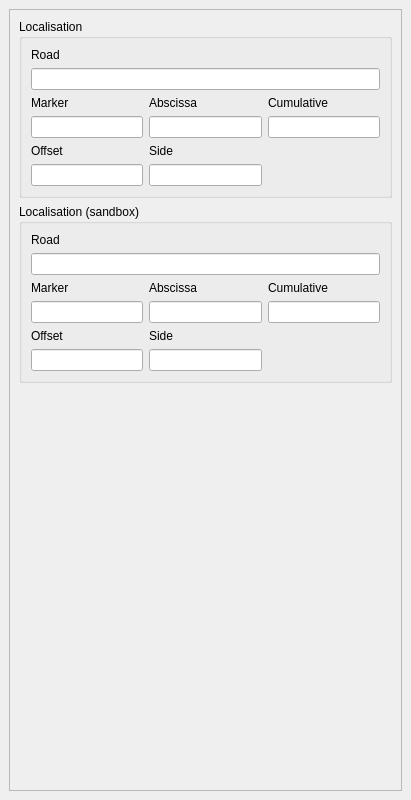
<?xml version="1.0" encoding="UTF-8"?>
<ui version="4.0">
 <class>ToolsDockWidgetBase</class>
 <widget class="QDockWidget" name="ToolsDockWidgetBase">
  <property name="geometry">
   <rect>
    <x>0</x>
    <y>0</y>
    <width>411</width>
    <height>800</height>
   </rect>
  </property>
  <property name="windowTitle">
   <string>RoadNetwork tools</string>
  </property>
  <widget class="QWidget" name="toolsDockWidgetContents">
   <layout class="QGridLayout" name="gridLayout">
    <item row="0" column="0">
     <widget class="QScrollArea" name="scrollArea">
      <property name="widgetResizable">
       <bool>true</bool>
      </property>
      <widget class="QWidget" name="scrollAreaWidgetContents">
       <property name="geometry">
        <rect>
         <x>0</x>
         <y>0</y>
         <width>391</width>
         <height>759</height>
        </rect>
       </property>
       <layout class="QVBoxLayout" name="verticalLayout">
        <item>
         <widget class="QGroupBox" name="groupbox_localisation">
          <property name="title">
           <string>Localisation</string>
          </property>
          <layout class="QVBoxLayout" name="verticalLayout_3">
           <item>
            <layout class="QGridLayout" name="grid_localisation">
             <item row="2" column="0" colspan="3">
              <widget class="QgsFilterLineEdit" name="road_code">
               <property name="qgisRelation" stdset="0">
                <string notr="true"/>
               </property>
              </widget>
             </item>
             <item row="1" column="0">
              <widget class="QLabel" name="road_code_label">
               <property name="text">
                <string>Road</string>
               </property>
              </widget>
             </item>
             <item row="3" column="0">
              <widget class="QLabel" name="marker_label">
               <property name="text">
                <string>Marker</string>
               </property>
              </widget>
             </item>
             <item row="4" column="0">
              <widget class="QgsFilterLineEdit" name="marker">
               <property name="qgisRelation" stdset="0">
                <string notr="true"/>
               </property>
              </widget>
             </item>
             <item row="3" column="1">
              <widget class="QLabel" name="abscissa_label">
               <property name="text">
                <string>Abscissa</string>
               </property>
              </widget>
             </item>
             <item row="4" column="1">
              <widget class="QgsFilterLineEdit" name="abscissa">
               <property name="qgisRelation" stdset="0">
                <string notr="true"/>
               </property>
              </widget>
             </item>
             <item row="3" column="2">
              <widget class="QLabel" name="cumulative_label">
               <property name="text">
                <string>Cumulative</string>
               </property>
              </widget>
             </item>
             <item row="4" column="2">
              <widget class="QgsFilterLineEdit" name="cumulative">
               <property name="qgisRelation" stdset="0">
                <string notr="true"/>
               </property>
              </widget>
             </item>
             <item row="5" column="0">
              <widget class="QLabel" name="offset_label">
               <property name="text">
                <string>Offset</string>
               </property>
              </widget>
             </item>
             <item row="6" column="0">
              <widget class="QgsFilterLineEdit" name="offset">
               <property name="qgisRelation" stdset="0">
                <string notr="true"/>
               </property>
              </widget>
             </item>
             <item row="5" column="1">
              <widget class="QLabel" name="side_label">
               <property name="text">
                <string>Side</string>
               </property>
              </widget>
             </item>
             <item row="6" column="1">
              <widget class="QgsFilterLineEdit" name="side">
               <property name="qgisRelation" stdset="0">
                <string notr="true"/>
               </property>
              </widget>
             </item>
            </layout>
           </item>
          </layout>
         </widget>
        </item>
        <item>
         <widget class="QgsCollapsibleGroupBox" name="groupbox_localisation_sandbox">
          <property name="title">
           <string>Localisation (sandbox)</string>
          </property>
          <layout class="QVBoxLayout" name="verticalLayout_2">
           <item>
            <layout class="QGridLayout" name="grid_localisation_sandbox">
             <item row="0" column="0">
              <widget class="QLabel" name="road_code_label_sandbox">
               <property name="text">
                <string>Road</string>
               </property>
              </widget>
             </item>
             <item row="1" column="0" colspan="3">
              <widget class="QgsFilterLineEdit" name="road_code_sandbox">
               <property name="qgisRelation" stdset="0">
                <string notr="true"/>
               </property>
              </widget>
             </item>
             <item row="3" column="0">
              <widget class="QLabel" name="marker_label_sandbox">
               <property name="text">
                <string>Marker</string>
               </property>
              </widget>
             </item>
             <item row="4" column="0">
              <widget class="QgsFilterLineEdit" name="marker_sandbox">
               <property name="qgisRelation" stdset="0">
                <string notr="true"/>
               </property>
              </widget>
             </item>
             <item row="3" column="1">
              <widget class="QLabel" name="abscissa_label_sandbox">
               <property name="text">
                <string>Abscissa</string>
               </property>
              </widget>
             </item>
             <item row="4" column="1">
              <widget class="QgsFilterLineEdit" name="abscissa_sandbox">
               <property name="qgisRelation" stdset="0">
                <string notr="true"/>
               </property>
              </widget>
             </item>
             <item row="4" column="2">
              <widget class="QgsFilterLineEdit" name="cumulative_sandbox">
               <property name="qgisRelation" stdset="0">
                <string notr="true"/>
               </property>
              </widget>
             </item>
             <item row="3" column="2">
              <widget class="QLabel" name="cumulative_label_sandbox">
               <property name="text">
                <string>Cumulative</string>
               </property>
              </widget>
             </item>
             <item row="5" column="0">
              <widget class="QLabel" name="offset_label_sandbox">
               <property name="text">
                <string>Offset</string>
               </property>
              </widget>
             </item>
             <item row="6" column="0">
              <widget class="QgsFilterLineEdit" name="offset_sandbox">
               <property name="qgisRelation" stdset="0">
                <string notr="true"/>
               </property>
              </widget>
             </item>
             <item row="5" column="1">
              <widget class="QLabel" name="side_label_sandbox">
               <property name="text">
                <string>Side</string>
               </property>
              </widget>
             </item>
             <item row="6" column="1">
              <widget class="QgsFilterLineEdit" name="side_sandbox">
               <property name="qgisRelation" stdset="0">
                <string notr="true"/>
               </property>
              </widget>
             </item>
            </layout>
           </item>
          </layout>
         </widget>
        </item>
        <item>
         <spacer name="verticalSpacer">
          <property name="orientation">
           <enum>Qt::Vertical</enum>
          </property>
          <property name="sizeHint" stdset="0">
           <size>
            <width>20</width>
            <height>40</height>
           </size>
          </property>
         </spacer>
        </item>
       </layout>
      </widget>
     </widget>
    </item>
   </layout>
  </widget>
 </widget>
 <customwidgets>
  <customwidget>
   <class>QgsCollapsibleGroupBox</class>
   <extends>QGroupBox</extends>
   <header>qgscollapsiblegroupbox.h</header>
   <container>1</container>
  </customwidget>
  <customwidget>
   <class>QgsFilterLineEdit</class>
   <extends>QLineEdit</extends>
   <header>qgsfilterlineedit.h</header>
  </customwidget>
 </customwidgets>
 <tabstops>
  <tabstop>scrollArea</tabstop>
  <tabstop>groupbox_localisation_sandbox</tabstop>
 </tabstops>
 <resources/>
 <connections/>
</ui>
